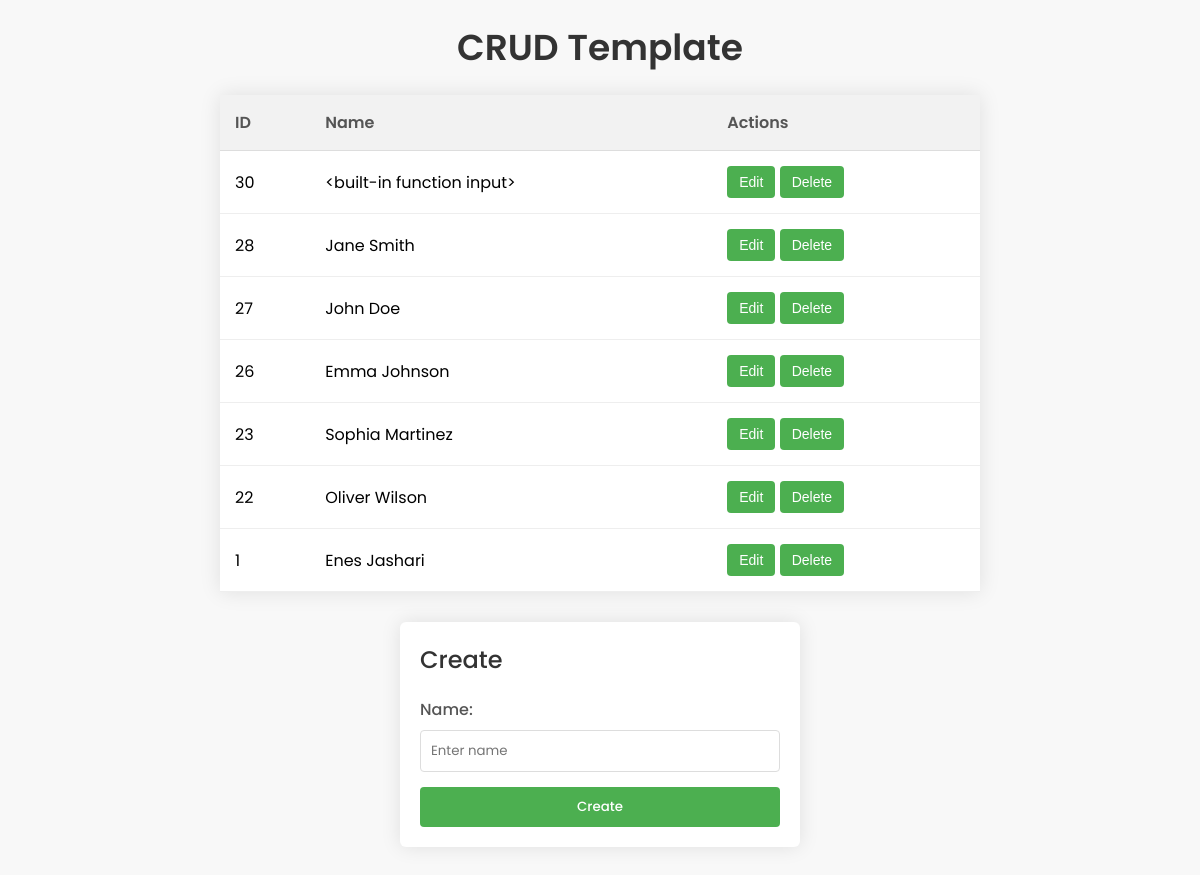
The page / on the database its author committed.
### app/models.py (models this page shows, shortened)
class Created(models.Model):
    name = models.CharField(max_length= 10000)

### app/views.py (the view)
# urls.py: path('', views.index, name='index'),
def index(request):
    output = ' '
    output  = request.POST.get('create1',' ')
    if output != ' ':
        output_created = Created(name = output)
        output_created.save()
    posts = Created.objects.all()[::-1]
    context = {
        'input':output,
        "posts":posts,
    }
    return render(request,'index.html',context)

### app/templates/index.html (shortened to what this page needs)
<!DOCTYPE html>
<html>
<head>
</head>
<body>
  <div class="container">
    <h1>CRUD Template</h1>
    <table>
      <tr>
        <th>ID</th>
        <th>Name</th>
        <th>Actions</th>
      </tr>
      {% for i in posts %}
      <tr>
        <td>{{ i.id }}</td>
        <td>{{ i.name }}</td>
        <td>
          <a href="{% url 'edit' i.id %}"><button class="edit-button">Edit</button></a>
          <a href="{% url 'delete' i.id  %}"><button class="delete-button">Delete</button></a>
        </td>
      </tr>
      {% endfor %}
    </table>
    <div class="form-container">
      <h2>Create</h2>
      <form method="post">
        <label for="name">Name:</label>
        <input type="text" id="create1" name="create1" placeholder="Enter name">
        <input type="submit" value="Create">
      </form>
    </div>
  </div>
</body>
</html>

### app/templates/index.html (style rules this page uses)
* { box-sizing: border-box; margin: 0; padding: 0; }
body { font-family: 'Poppins', Arial, sans-serif; background-color: #f8f8f8; }
.container { max-width: 800px; margin: 0 auto; padding: 20px; }
h1 { text-align: center; margin-bottom: 20px; color: #333; font-size: 36px; font-weight: 600; }
table { width: 100%; border-collapse: collapse; background-color: #fff; box-shadow: 0px 0px 20px rgba(0, 0, 0, 0.1); margin-bottom: 30px; }
th, td { padding: 15px; text-align: left; }
th { background-color: #f2f2f2; font-weight: 600; color: #555; border-bottom: 1px solid #ddd; }
td { border-bottom: 1px solid #eee; }
.form-container { max-width: 400px; margin: 0 auto; padding: 20px; background-color: #fff; box-shadow: 0px 0px 20px rgba(0, 0, 0, 0.1); border-radius: 6px; margin-bottom: 30px; }
.form-container h2 { margin-bottom: 20px; font-size: 24px; font-weight: 500; color: #333; }
.form-container label { display: block; margin-bottom: 8px; font-weight: 500; color: #555; }
.form-container input[type="text"] { width: 100%; padding: 10px; border: 1px solid #ddd; border-radius: 4px; margin-bottom: 15px; transition: border-color 0.3s ease; font-family: 'Poppins', Arial, sans-serif; }
.form-container input[type="submit"] { width: 100%; padding: 10px; border: none; border-radius: 4px; background-color: #4CAF50; color: #fff; font-weight: 500; cursor: pointer; transition: background-color 0.3s ease; font-family: 'Poppins', Arial, sans-serif; }
.edit-button, .delete-button { display: inline-block; padding: 8px 12px; background-color: #4CAF50; color: #fff; border: none; border-radius: 4px; font-size: 14px; font-weight: 500; text-decoration: none; transition: background-color 0.3s ease; }

### rows shown on the page
Created: id "30", name "<built-in function input>"
Created: id "28", name "Jane Smith"
Created: id "27", name "John Doe"
Created: id "26", name "Emma Johnson"
Created: id "23", name "Sophia Martinez"
Created: id "22", name "Oliver Wilson"
Created: id "1", name "Enes Jashari"
